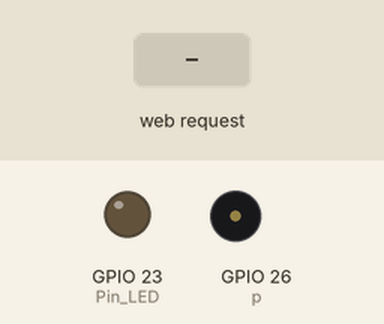
A program run on a simulated Raspberry Pi (BCM pin numbers). Shown: output pins drawn as LEDs (lit = HIGH), buzzer (waves = sounding). The test bench sets the inputs (shaded band). The clock reads 2024-03-15 10:24:30 at power-on unless the program sets it; pins used as bus, display or sensor lines are not drawn; what the program prints to the terminal is not drawn.

Above: at 1.2 s.
1.3 s: HTTP request for /led/buz received
At 2.3 s:
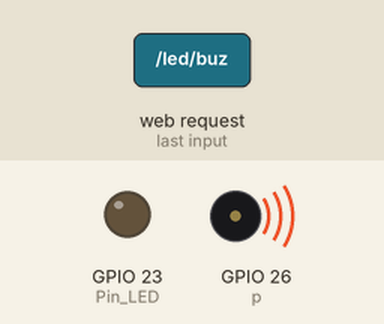
Timing chart, 0 to 8.8 s (numbered marks = the images above; inputs shaded):
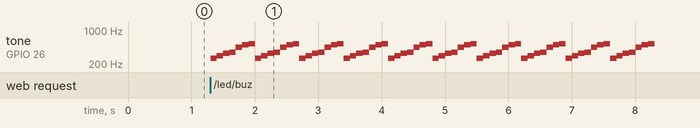

The program:

smart.py
```python
from flask import Flask
from flask import request
from flask import render_template
import RPi.GPIO as GPIO
import signal
import time
import serial

Pin_LED = 23
GPIO.setwarnings(False)
GPIO.setmode(GPIO.BCM)
GPIO.setup(Pin_LED, GPIO.OUT, initial=GPIO.LOW)
ObjSerial = serial.Serial('/dev/ttyACM0', 9600)


def Terminate(n, p):
	GPIO.cleanup()
	print("웹 서비스를 종료합니다...")
	exit()

signal.signal(signal.SIGINT, Terminate)

app = Flask(__name__)

@app.route("/")
def Start():
	return render_template("index.html")

@app.route("/led/on1")
def led_on1():
	try:
		ObjSerial.write('1'.encode())
		return "ok"
	except:
		return "FAIL"

@app.route("/led/on2")
def led_on2():
	try:
		ObjSerial.write('2'.encode())
		return "ok"
	except:
		return "FAIL"

@app.route("/led/on3")
def led_on3():
    try:
        ObjSerial.write('3'.encode())
        return "ok"
    except:
        return "FAIL"

GPIO.setup(26 ,GPIO.OUT)
p = GPIO.PWM(26 ,100)
Frq =[ 262, 294, 330, 349, 440, 493, 523 ]

@app.route("/led/buz")
def buz():
	try:
		ObjSerial.write('4'.encode())
		for i in range(10):
			p.start(10)
			for fr in Frq:
				p.ChangeFrequency(fr)
				time.sleep(0.1)
		p.stop()
		return "ok"
	except:
		return "FAIL"

@app.route("/led/Temp")
def Temp():
	try:
		ObjSerial.write('5'.encode())
		temp=ObjSerial.readline().decode()
		return temp
	except:
		return "FAIL"

if __name__ == "__main__":
	app.run(host="0.0.0.0", port=80)
```

Measured:
- after the input at 1.3 s, tone on GPIO 26 (p): silent → 262 Hz at once, then repeats every 0.70 s: 294 Hz 0.10 s, 330 Hz 0.10 s, 349 Hz 0.10 s, 440 Hz 0.10 s, 493 Hz 0.10 s, 523 Hz 0.10 s, 262 Hz 0.10 s
